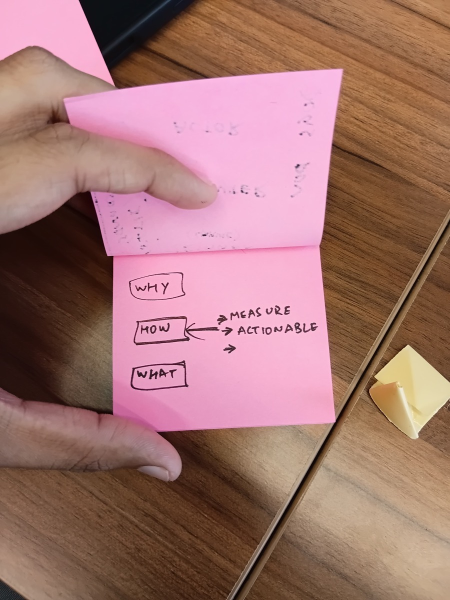
#> input picture assets/bts-sketch-1.jpg, 900 x 1200 px (shown at 1/2 size)
$ python ingest_client.py --video ../assets/bts-sketch-1.jpg
#> lines starting #> are read from the running program, lines starting #| are printed output that depends on the picture
"""Pretend to be the /camera page: stream frames + a sine tone to the backend's /ingest WebSocket.

Tests the whole phone -> backend -> dashboard path without a phone (Person A's scripts/fake_phone.py
skips the network and calls the pipeline directly; this one goes over the real socket).

    python scripts/ingest_client.py                                   # synthetic frames, 8 fps, 440 Hz tone
    python scripts/ingest_client.py --video clip.mp4 --portrait --duration 60
    python scripts/ingest_client.py --url wss://abc.trycloudflare.com/ingest
    python scripts/ingest_client.py --no-camera                       # mic-only phone (hello camera:false)

Frames: JPEG, ~640 px on the long side, quality 70, byte 0x01 first. Audio: mono Int16 LE at
--sample-rate in 100 ms chunks, byte 0x02 first. Exit code 2 if the server closes the socket.
"""

from __future__ import annotations

import argparse
import json
import math
import sys
import time
from typing import Iterator

import cv2
import numpy as np
from websockets.exceptions import ConnectionClosed
from websockets.sync.client import connect

KIND_FRAME = b"\x01"
KIND_AUDIO = b"\x02"


def hello_message(width: int, height: int, fps: float, sample_rate: int, device: str,
                  facing: str = "back", camera: bool = True) -> str:
    return json.dumps({"type": "hello", "width": width, "height": height, "fps": fps,
                       "sample_rate": sample_rate, "device": device, "facing": facing, "camera": camera})


def frame_message(jpeg: bytes) -> bytes:
    return KIND_FRAME + jpeg


def audio_message(pcm16: bytes) -> bytes:
    return KIND_AUDIO + pcm16


def sine_chunk(sample_rate: int, start_sample: int, n: int, freq: float = 440.0, amp: float = 0.2) -> bytes:
    """n samples of a sine tone starting at sample index start_sample, as Int16 little-endian bytes."""
    t = (np.arange(n) + start_sample) / sample_rate
    return (np.sin(2 * math.pi * freq * t) * amp * 32767).astype("<i2").tobytes()


def synthetic_frame(i: int, width: int = 640, height: int = 360) -> np.ndarray:
    """A grey frame with a moving circle and the frame number, so motion is visible on the dashboard."""
    img = np.full((height, width, 3), 70, np.uint8)
    x = int(width / 2 + width / 3 * math.sin(i / 10))
    cv2.circle(img, (x, height // 2), max(10, min(width, height) // 8), (60, 180, 230), -1)
    cv2.putText(img, f"ingest_client #{i}", (12, 30), cv2.FONT_HERSHEY_SIMPLEX, 0.7, (235, 235, 235), 2)
    return img


def encode_jpeg(frame: np.ndarray, portrait: bool = False, long_side: int = 640, quality: int = 70) -> bytes:
#> called with portrait = False, long_side = 640, quality = 70
    if portrait:
        frame = cv2.rotate(frame, cv2.ROTATE_90_CLOCKWISE)
    h, w = frame.shape[:2]
#> h = 1200; w = 900
    if max(h, w) > long_side:
        s = long_side / max(h, w)
#> s = 0.533
        frame = cv2.resize(frame, (round(w * s), round(h * s)), interpolation=cv2.INTER_AREA)
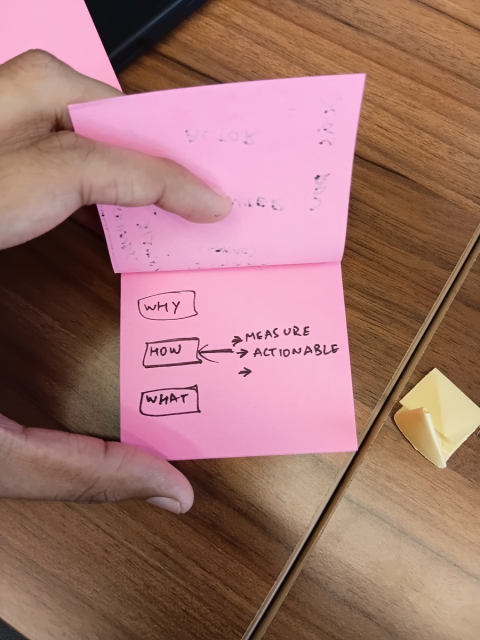
#> frame: shape (640, 480, 3); mean of channels 0, 1, 2 111.6, 116.4, 160.7; drawn as B, G, R
    ok, buf = cv2.imencode(".jpg", frame, [cv2.IMWRITE_JPEG_QUALITY, quality])
    if not ok:
        raise RuntimeError("JPEG encoding failed")
    return buf.tobytes()


def frames(video: str | None, portrait: bool) -> Iterator[bytes]:
    """Endless JPEG frames: from a video file (looped) or synthetic."""
    i = 0
    if video is None:
        while True:
            yield encode_jpeg(synthetic_frame(i), portrait)
            i += 1
    cap = cv2.VideoCapture(video)
    if not cap.isOpened():
        raise SystemExit(f"cannot open video {video!r}")
    while True:
        ok, img = cap.read()
        if not ok:
            cap.set(cv2.CAP_PROP_POS_FRAMES, 0)
            ok, img = cap.read()
            if not ok:
                raise SystemExit(f"no frames in {video!r}")
        yield encode_jpeg(img, portrait)


def run(url: str, video: str | None = None, fps: float = 8.0, portrait: bool = False, duration: float = 0.0,
        sample_rate: int = 48_000, audio: bool = True, camera: bool = True, device: str = "ingest_client",
        quiet: bool = False) -> dict:
    """Stream until `duration` seconds pass (0 = forever). Returns counters. Raises ConnectionClosed."""
    gen = frames(video, portrait) if camera else None
    first = next(gen) if gen else None
    width, height = (0, 0)
    if first is not None:
        img = cv2.imdecode(np.frombuffer(first, np.uint8), cv2.IMREAD_COLOR)
        height, width = img.shape[:2]
#> height = 640; width = 480
    chunk = sample_rate // 10  # 100 ms
    sent = {"frames": 0, "audio": 0, "bytes": 0}
    with connect(url, max_size=None, open_timeout=10) as ws:
        ws.send(hello_message(width, height, fps if camera else 0, sample_rate, device, camera=camera))
        t0 = time.monotonic()
        next_frame = next_audio = next_log = t0
        sample = 0
        while duration <= 0 or time.monotonic() - t0 < duration:
            now = time.monotonic()
            if gen is not None and now >= next_frame:
                jpeg = first if first is not None else next(gen)
                first = None
                ws.send(frame_message(jpeg))
                sent["frames"] += 1
                sent["bytes"] += len(jpeg) + 1
                next_frame += 1.0 / fps
            if audio and now >= next_audio:
                pcm = sine_chunk(sample_rate, sample, chunk)
                ws.send(audio_message(pcm))
                sample += chunk
                sent["audio"] += 1
                sent["bytes"] += len(pcm) + 1
                next_audio += 0.1
            if not quiet and now >= next_log:
                print(f"[{now - t0:6.1f}s] frames={sent['frames']} audio_chunks={sent['audio']} "
                      f"kB={sent['bytes'] // 1024}", flush=True)
                next_log += 5.0
            waits = [t for t, on in ((next_frame, gen is not None), (next_audio, audio)) if on]
            time.sleep(max(0.0, min(waits, default=now + 0.1) - time.monotonic()))
    return sent


def main() -> int:
    ap = argparse.ArgumentParser(description=__doc__, formatter_class=argparse.RawDescriptionHelpFormatter)
    ap.add_argument("--url", default="ws://localhost:8000/ingest")
    ap.add_argument("--video", default=None, help="video file to loop (default: synthetic frames)")
    ap.add_argument("--fps", type=float, default=8.0)
    ap.add_argument("--portrait", action="store_true", help="rotate frames 90 degrees (phone held upright)")
    ap.add_argument("--duration", type=float, default=0.0, help="seconds; 0 = until Ctrl-C")
    ap.add_argument("--sample-rate", type=int, default=48_000)
    ap.add_argument("--no-audio", action="store_true")
    ap.add_argument("--no-camera", action="store_true", help="mic-only phone: hello camera:false, no frames")
    ap.add_argument("--device", default="ingest_client")
    a = ap.parse_args()
    try:
        sent = run(a.url, a.video, a.fps, a.portrait, a.duration, a.sample_rate, not a.no_audio,
                   not a.no_camera, a.device)
#> (the run stopped early here; a loop or call above may not have finished)
